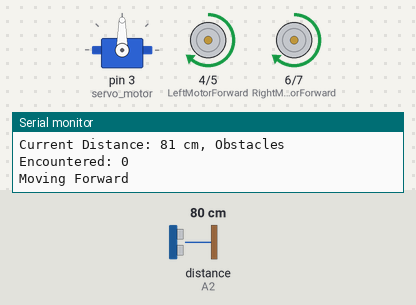
Bench run of a sketch on a simulated Arduino Uno, built with avr-gcc and run on an emulated ATmega328P. Shown: servo, motor-driver pin pairs drawn as motors (green arrow = first pin HIGH = forward, orange = second pin HIGH = backward, longer = more drive, scaled by the enable pin), the last lines printed to the serial monitor. The inputs (shaded band) are chosen by the test bench; at power-on: distance to the obstacle (sensor on A2) 80 cm. The echo pulse lasts 58.3 µs per cm; random numbers use the default seed unless the sketch sets one.

Above: at 4.0 s.
4.1 s: distance to the obstacle (sensor on A2) set to 23 cm
5.6 s: distance to the obstacle (sensor on A2) set to 18 cm
At 6.3 s:
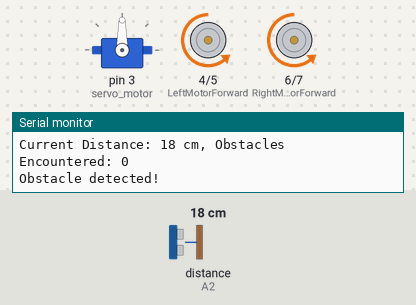
At 7.3 s:
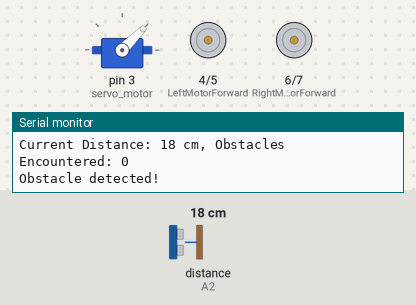
8.6 s: distance to the obstacle (sensor on A2) set to 35 cm
10.1 s: distance to the obstacle (sensor on A2) set to 2 cm
At 12.4 s:
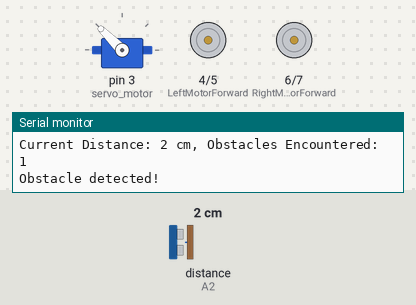
Timing chart, 0 to 22.6 s (numbered marks = the images above; inputs shaded):
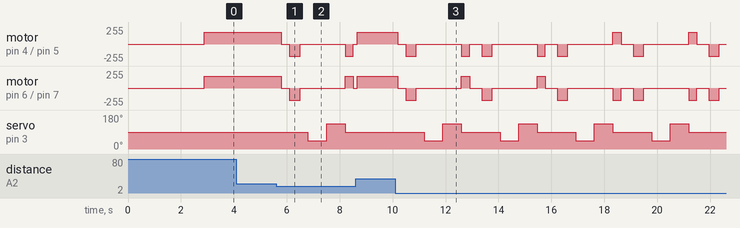

The sketch:

code.ino
```cpp
#include <Servo.h>      // Include Servo Library
#include <NewPing.h>    // Include NewPing Library

// L298N Motor Control Pins
const int LeftMotorForward = 4;
const int LeftMotorBackward = 5;
const int RightMotorForward = 6;
const int RightMotorBackward = 7;
const int LeftMotorEnable = 9;  // PWM pin for left motor speed control
const int RightMotorEnable = 10; // PWM pin for right motor speed control

#define TRIGGER_PIN A1  // Arduino pin tied to trigger pin on the ultrasonic sensor
#define ECHO_PIN A2     // Arduino pin tied to echo pin on the ultrasonic sensor
#define MAX_DISTANCE 250 // Maximum distance we want to ping for (in cm)

// Object Initialization
Servo servo_motor;
NewPing sonar(TRIGGER_PIN, ECHO_PIN, MAX_DISTANCE);

// Variables
boolean goesForward = false;
int distance = 100;
int obstacleCount = 0;  // Count the number of obstacles encountered
int motorSpeed = 180;   // Default motor speed (0 to 255)

// Setup Function
void setup() {
  // Motor pins setup
  pinMode(LeftMotorForward, OUTPUT);
  pinMode(LeftMotorBackward, OUTPUT);
  pinMode(RightMotorForward, OUTPUT);
  pinMode(RightMotorBackward, OUTPUT);
  pinMode(LeftMotorEnable, OUTPUT);
  pinMode(RightMotorEnable, OUTPUT);

  // Attach servo motor
  servo_motor.attach(3);
  servo_motor.write(90);  // Start servo at center position
  delay(2000);            // Allow servo to stabilize

  // Initialize distance
  calibrateSensor();

  // Begin Serial Communication for Debugging
  Serial.begin(9600);
  Serial.println("Obstacle Avoiding Robot Initialized");
}

// Loop Function
void loop() {
  int distanceRight = 0;
  int distanceLeft = 0;

  delay(50); // Small delay to avoid sensor overloading

  if (distance <= 20) { // Obstacle detected
    obstacleCount++; // Increment obstacle count
    Serial.println("Obstacle detected!");

    moveStop();
    delay(300);
    moveBackward();
    delay(400);
    moveStop();
    delay(300);

    // Look around to decide the best direction
    distanceRight = lookRight();
    distanceLeft = lookLeft();

    Serial.print("Distance Right: ");
    Serial.print(distanceRight);
    Serial.print(" cm, Distance Left: ");
    Serial.print(distanceLeft);
    Serial.println(" cm");

    if (distanceRight > distanceLeft) {
      turnRight();
      Serial.println("Turning Right");
    } else if (distanceLeft > distanceRight) {
      turnLeft();
      Serial.println("Turning Left");
    } else {
      // Randomize decision when distances are equal
      if (random(0, 2) == 0) {
        turnRight();
        Serial.println("Turning Right (Random Choice)");
      } else {
        turnLeft();
        Serial.println("Turning Left (Random Choice)");
      }
    }
    delay(300);
    moveStop();
  } else {
    moveForward();
    Serial.println("Moving Forward");
  }

  // Update distance
  distance = readPing();

  // Log current state
  logStatus();
}

// Sensor Calibration Function
void calibrateSensor() {
  Serial.println("Calibrating Sensor...");
  for (int i = 0; i < 4; i++) {
    distance = readPing();
    delay(100);
  }
  Serial.println("Sensor Calibration Complete");
}

// Look Right Function
int lookRight() {
  servo_motor.write(45); // Turn servo to the right
  delay(500);
  int distance = readPing();
  delay(100);
  servo_motor.write(90); // Reset servo to center
  return distance;
}

// Look Left Function
int lookLeft() {
  servo_motor.write(135); // Turn servo to the left
  delay(500);
  int distance = readPing();
  delay(100);
  servo_motor.write(90); // Reset servo to center
  return distance;
}

// Read Ping Function
int readPing() {
  delay(100); // Wait between pings
  int cm = sonar.ping_cm();
  if (cm == 0) {
    cm = MAX_DISTANCE; // Set to max distance if no object detected
  }
  return cm;
}

// Movement Functions
void moveStop() {
  analogWrite(LeftMotorEnable, 0);
  analogWrite(RightMotorEnable, 0);
  digitalWrite(LeftMotorForward, LOW);
  digitalWrite(LeftMotorBackward, LOW);
  digitalWrite(RightMotorForward, LOW);
  digitalWrite(RightMotorBackward, LOW);
}

void moveForward() {
  analogWrite(LeftMotorEnable, motorSpeed);
  analogWrite(RightMotorEnable, motorSpeed);
  digitalWrite(LeftMotorForward, HIGH);
  digitalWrite(LeftMotorBackward, LOW);
  digitalWrite(RightMotorForward, HIGH);
  digitalWrite(RightMotorBackward, LOW);
}

void moveBackward() {
  analogWrite(LeftMotorEnable, motorSpeed);
  analogWrite(RightMotorEnable, motorSpeed);
  digitalWrite(LeftMotorForward, LOW);
  digitalWrite(LeftMotorBackward, HIGH);
  digitalWrite(RightMotorForward, LOW);
  digitalWrite(RightMotorBackward, HIGH);
}

void turnRight() {
  analogWrite(LeftMotorEnable, motorSpeed);
  analogWrite(RightMotorEnable, motorSpeed);
  digitalWrite(LeftMotorForward, HIGH);
  digitalWrite(LeftMotorBackward, LOW);
  digitalWrite(RightMotorForward, LOW);
  digitalWrite(RightMotorBackward, HIGH);
}

void turnLeft() {
  analogWrite(LeftMotorEnable, motorSpeed);
  analogWrite(RightMotorEnable, motorSpeed);
  digitalWrite(LeftMotorForward, LOW);
  digitalWrite(LeftMotorBackward, HIGH);
  digitalWrite(RightMotorForward, HIGH);
  digitalWrite(RightMotorBackward, LOW);
}

// Log Status Function
void logStatus() {
  Serial.print("Current Distance: ");
  Serial.print(distance);
  Serial.print(" cm, Obstacles Encountered: ");
  Serial.println(obstacleCount);
}
// Shri Harivansh, Hope you like it !
```

Measured:
- the behaviour switches between 21 and 20 cm on distance to the obstacle (sensor on A2) (found by bisection; images 0 and 1)
